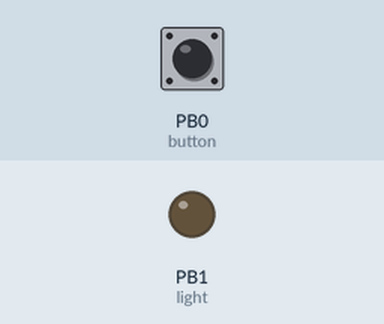
A sketch run on a simulated ATtiny85, built with avr-gcc and run on an emulated ATtiny85. Parts: output pins drawn as LEDs (lit = HIGH). Dashed ring = blinking. The inputs (shaded band) are chosen by the test bench; at power-on: PB0 (button) HIGH.

Above: at 1.2 s.
1.3 s: PB0 (button) pulled LOW for 0.15 s
At 2.5 s:
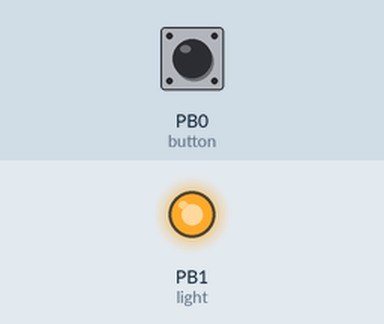
2.9 s: PB0 (button) pulled LOW for 1 s
At 4.1 s:
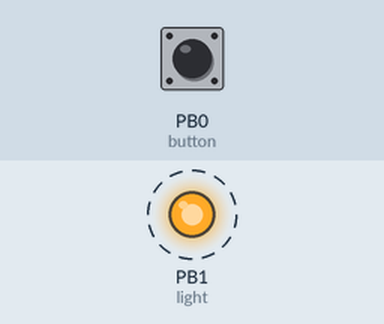
Timing chart, 0 to 11.9 s (numbered marks = the images above; inputs shaded):
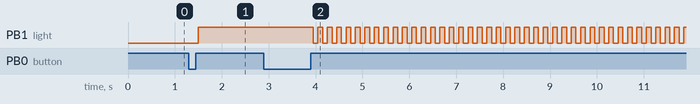

Measured:
- after the input at 1.3 s, PB1 (light): LOW → HIGH after 0.20 s
- after the input at 2.9 s, PB1 (light): alternates HIGH for 0.10 s and LOW for 0.10 s, starting after 1.1 s

The sketch:

ATTiny85HelloMode.ino
```cpp
#include <Bounce2.h>

int mode, light, button;
boolean state;
Bounce b = Bounce();

void setup() {
  /*
  * Set up variables and create a debouncer for the
  * button to prevent hold issues. Also determine
  * input/output.
  */
  mode = 0;
  state = true;
  light = 1;
  button = 0;

  b.attach(button, INPUT_PULLUP);
  b.interval(50);

  pinMode(light, OUTPUT);
}

void loop() {
  /*
  * Update button status. If our button is
  * pressed, we change the mode through the
  * state button. After checking the button,
  * activate whatever state we are currently in.
  */
  b.update();
  if (b.rose()) {
    changeMode();
  }
  activate();
}

void changeMode() {
  /*
  * Either add one to the mode to increment, or
  * reset back to zero if at max mode.
  */
  if (mode == 2) {
    mode = 0;
  }
  else {
    mode++;
  }
}

void activate() {
  /*
  * If mode is 0, turn the light off. If the
  * mode is 1, turn the light one, and if the
  * mode is 2, we flop whatever state we are in,
  * set the light to the state, and add a delay.
  */
  if (mode == 0) {
    digitalWrite(light, false);
  }
  else if (mode == 1) {
    digitalWrite(light, true);
  }
  else if (mode == 2) {
   state = !state;
   digitalWrite(light, state);
   delay(100);
  }
}
```
